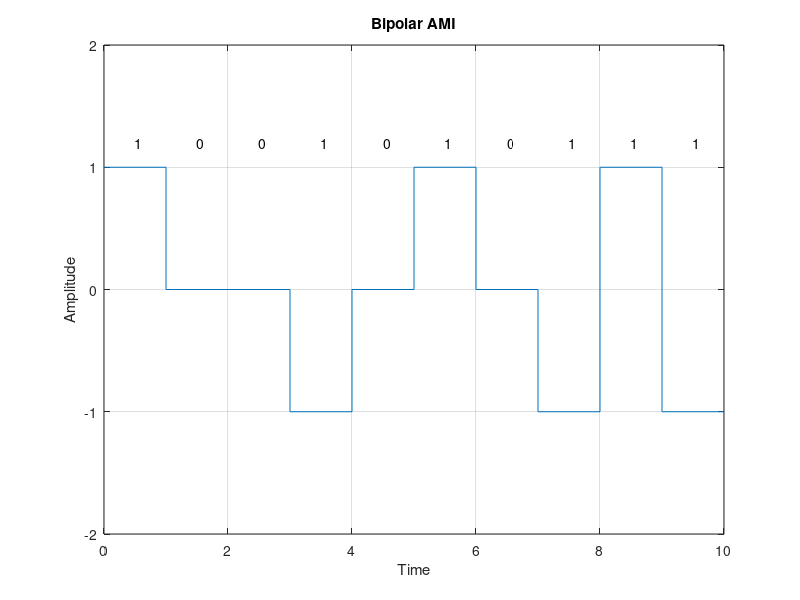

The MATLAB script that drew this image:
m = [1 0 0 1 0 1 0 1 1 1]; 
n = length(m);
x = [];
y = [];
a=1;
for i=1:n
    x=[x i-1 i];
    if(m(i)== 1)
        y=[y a a];
        a=a*(-1);
    else
        y=[y 0 0];
    end
end

plot(x,y),axis([0,n,-2,2]);
title('Bipolar AMI');
xlabel('Time');
ylabel('Amplitude');
for i = 1:n
    text(i-0.5, 1.2, num2str(m(i)));
end
grid on